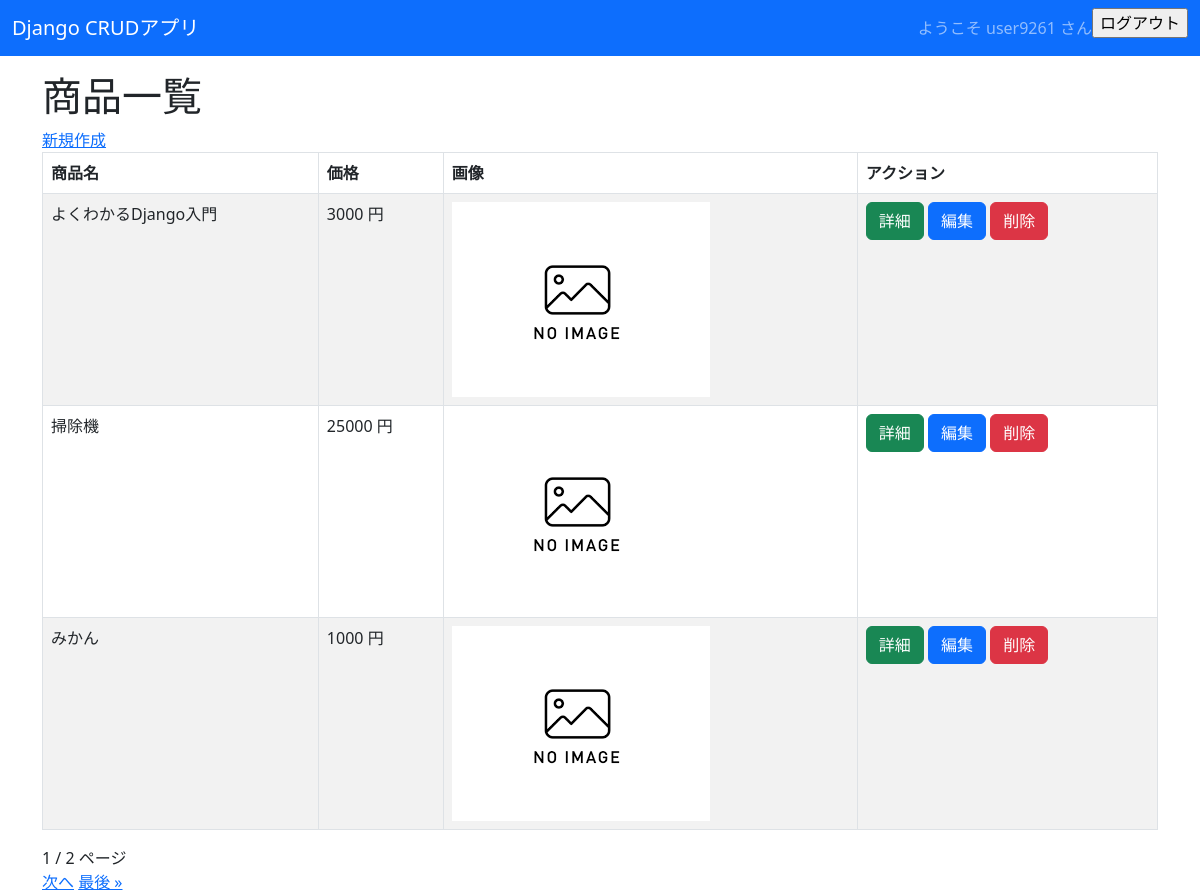
Screenshot of /crud/ (signed in) with the database file from the repository.
### crud/models.py (models this page shows, shortened)
class Product(models.Model):
     name = models.CharField(max_length=200)
     price = models.PositiveIntegerField()
     category = models.ForeignKey(Category, on_delete=models.CASCADE)
     img = models.ImageField(blank=True, default='noImage.png')
     text = models.TextField(blank=True,null=True,)

### crud/views.py (the view)
# urls.py: path('crud/', views.ProductListView.as_view(), name="list"),
class ProductListView(LoginRequiredMixin, ListView):
     model = Product
     paginate_by = 3

### crud/templates/crud/product_list.html (shortened to what this page needs)
{% extends "base.html" %}
 {% block content %}
 <h1>商品一覧</h1>
 <a href="{% url 'new' %}">新規作成</a>
 <table class="table table-striped table-hover table-bordered">
     <thead>
         <tr>
             <th>商品名</th>
             <th>価格</th>
             <th>画像</th>
             <th>アクション</th>
         </tr>
     </thead>
     {% for product in object_list %}
     <tr>
         <td>{{ product.name }}</td>
         <td>{{ product.price }} 円</td>
         <td><img src="{{ product.img.url }}" style="width:100px heigth:auto;"></td>
         <td>
         <button class="btn btn-success" onclick="location.href='{% url 'detail' pk=product.pk %}'">詳細</button>
         <button class="btn btn-primary" onclick="location.href='{% url 'edit' pk=product.pk %}'">編集</button>
         <button class="btn btn-danger" onclick="location.href='{% url 'delete' pk=product.pk %}'">削除</button>
        </td>
     </tr>
    {% endfor %}
 </table>
{{ page_obj.number }} / {{ page_obj.paginator.num_pages }} ページ<br>
{% if page_obj.has_next %}
<a href="?page={{ page_obj.next_page_number }}">次へ</a>
<a href="?page={{ page_obj.paginator.num_pages }}">最後 &raquo;</a>
{% endif %}
{% endblock %}

### crud/templates/base.html (shortened to what this page needs)
<!DOCTYPE html>
<html lang="ja">
<head>
    <link href="https://cdn.jsdelivr.net/npm/bootstrap@5.3.0-alpha3/dist/css/bootstrap.min.css" rel="stylesheet">
</head>
<body>
    <nav class="navbar navbar-expand-lg navbar-dark bg-primary" style="margin-bottom: 1rem;">
        <div class="container-fluid">
            <a class="navbar-brand" href="{% url 'list' %}">Django CRUDアプリ</a>
            <div class="collapse navbar-collapse" id="navbarNav">
                <ul class="navbar-nav ms-auto">
                    {% if request.user.is_authenticated %}
                    <span class="navbar-text">
                        ようこそ {{ user.get_username }} さん
                    </span>
                    <form action="/logout/" method="post">
                        <input type="submit" value="ログアウト">
                    </form>
                    {% else %}
                    <li class="nav-item">
                        <a class="nav-link" href="{% url 'login' %}">ログイン</a>
                    </li>
                    {% endif %}
                </ul>
            </div>
        </div>
    </nav>
    <div class="container">
        {% block content %}{% endblock %}
    </div>
</body>
</html>

### rows the page displays
Product: name "よくわかるDjango入門", price "3000", img (placeholder picture)
Product: name "掃除機", price "25000", img (placeholder picture)
Product: name "みかん", price "1000", img (placeholder picture)

### other values shown
{{ user.get_username }} "user9261"
{{ page_obj.number }} "1"
{{ page_obj.paginator.num_pages }} "2"
